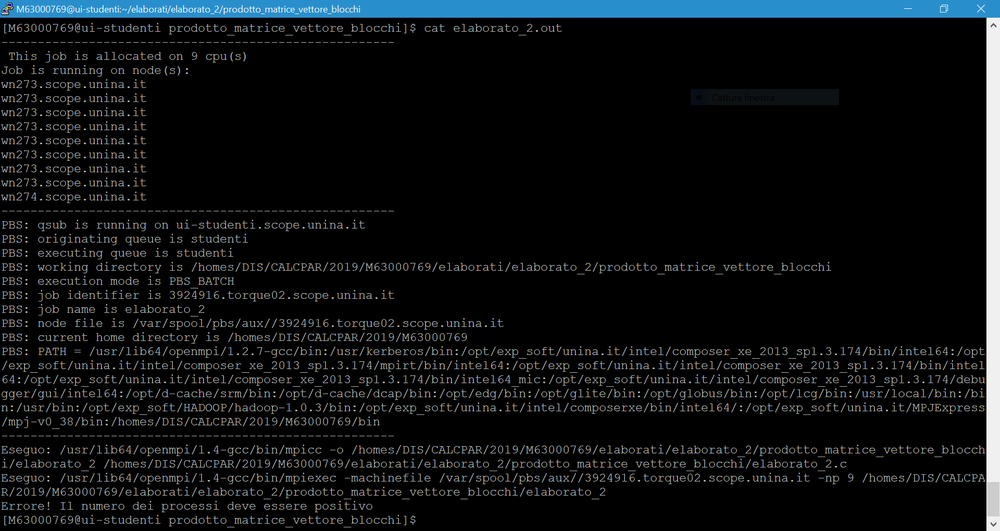
%> input picture elaborati MPI/elaborato_2/prodotto_matrice_vettore_blocchi/errore_nprocs.PNG, 1000 x 531 px, shrunk from 1920 x 1020 before the run; the run also reads 2 pictures not shown here
$ octave errori.m   (GNU Octave 9; MATLAB toolbox functions it lacks are replaced by stand-ins)
%> lines starting %> are read from the running program, lines starting %| are printed output that depends on the picture
%% Esempi di errore
figure(1)
img_nprocs = imread('errore_nprocs.png');
%> img_nprocs is the input picture: size 531x1000x3 uint8; mean R, G, B 13.4, 16.8, 18.7
image(img_nprocs)
title('Errore: numero di processori non positivo');

figure(2)
img_dim_int = imread('errore_dim_non_intere.png');
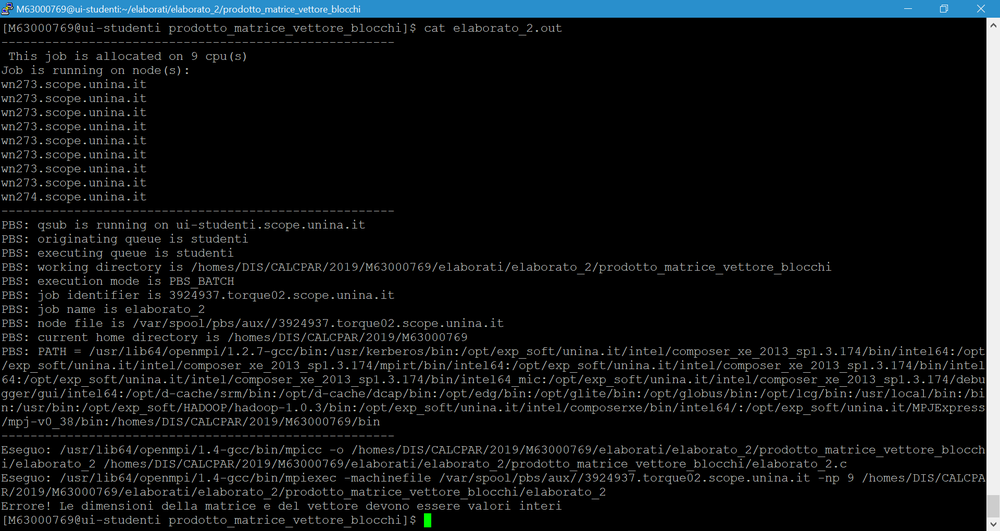
%> input picture elaborati MPI/elaborato_2/prodotto_matrice_vettore_blocchi/errore_dim_non_intere.PNG, 1000 x 531 px, shrunk from 1920 x 1020 before the run
%> img_dim_int is the input picture: size 531x1000x3 uint8; mean R, G, B 13.4, 16.9, 18.7
image(img_dim_int)
title('Errore: le dimensioni devono essere valori interi');

figure(3)
img_dim_neg = imread('errore_dim_non_positive.png');
image(img_dim_neg)
title('Errore: le dimensioni dei dati di input non sono valori positivi');

figure(4)
img_dim_nprocs = imread('errore_m_n_minore_q.png');
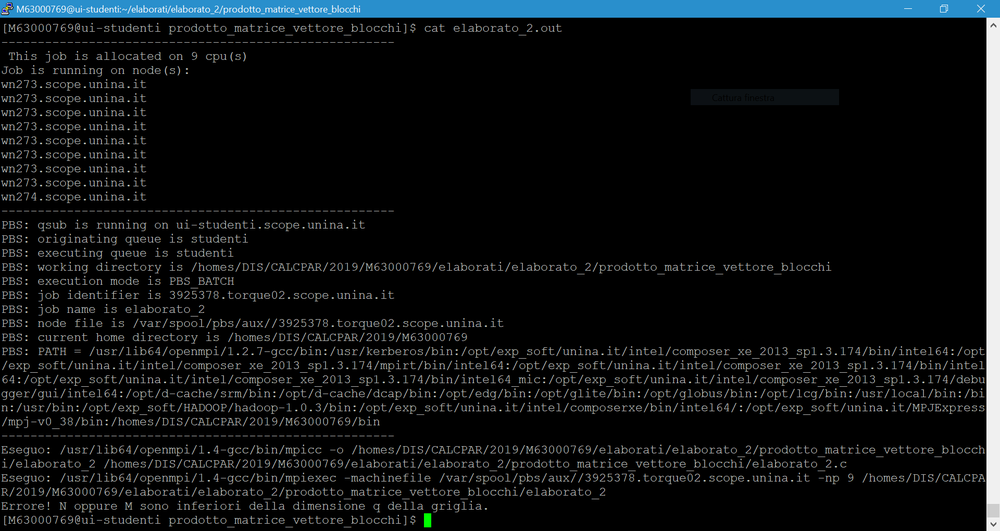
%> input picture elaborati MPI/elaborato_2/prodotto_matrice_vettore_blocchi/errore_m_n_minore_q.png, 1000 x 531 px, shrunk from 1920 x 1020 before the run
%> img_dim_nprocs is the input picture: size 531x1000x3 uint8; mean R, G, B 13.5, 16.9, 18.8
image(img_dim_nprocs)
title('Errore: la dimensione di riga o di colonna della matrice è inferiore a q');

figure(5)
img_dim_diverse = imread('errore_dim_non_coerenti.png');
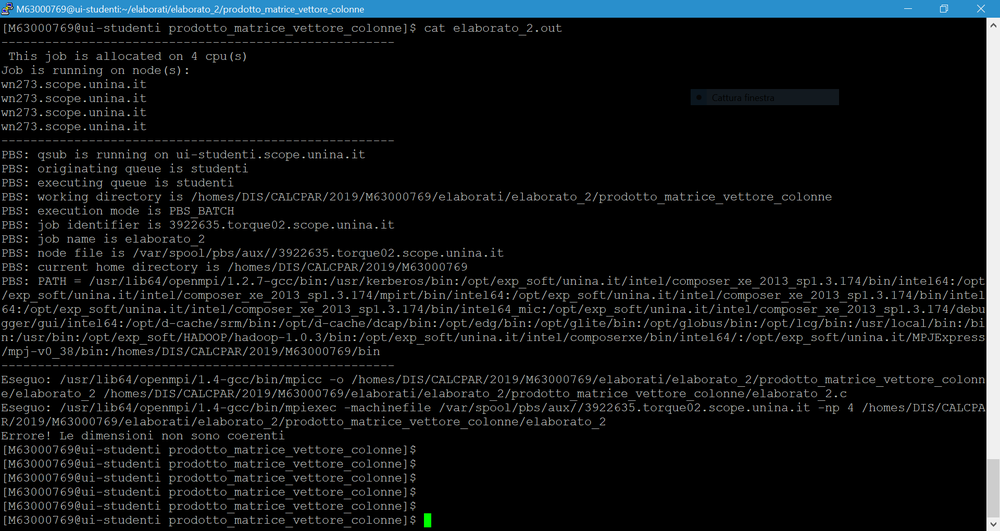
%> input picture elaborati MPI/elaborato_2/prodotto_matrice_vettore_blocchi/errore_dim_non_coerenti.PNG, 1000 x 531 px, shrunk from 1920 x 1020 before the run
%> img_dim_diverse is the input picture: size 531x1000x3 uint8; mean R, G, B 14.1, 17.6, 19.4
image(img_dim_diverse)
title('Errore: le dimensioni non sono coerenti');

figure(6)
img_dim_nprocs = imread('errore_q_non_intero.png');
image(img_dim_nprocs)
title('Errore: la dimensione della griglia non è un valore intero');

figure(7)
%> (the run ends here)
